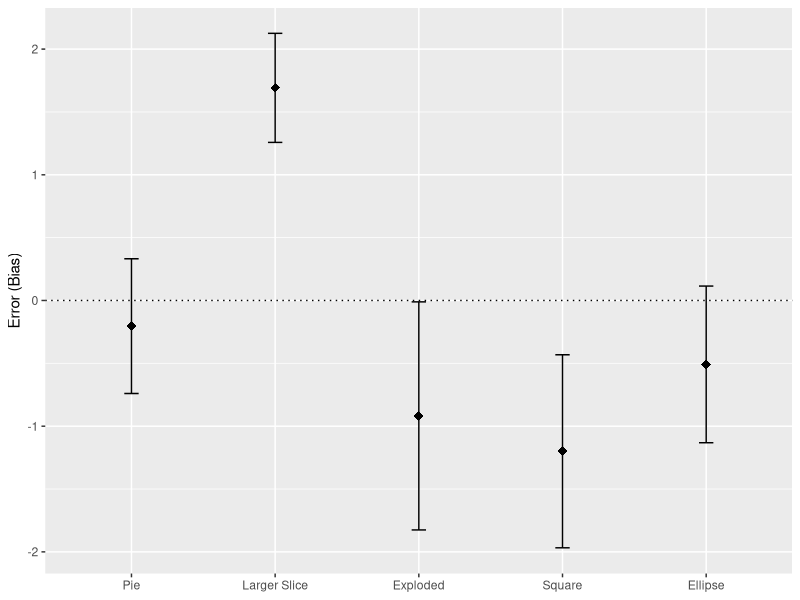
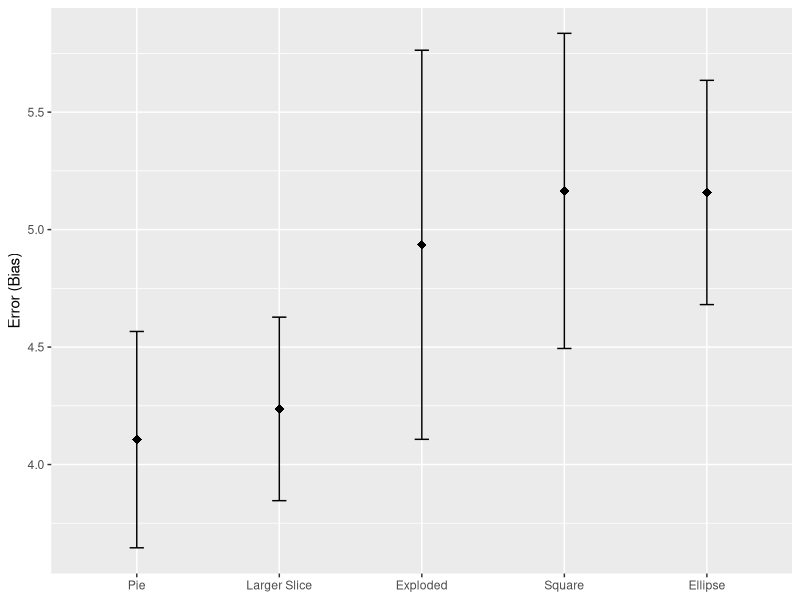
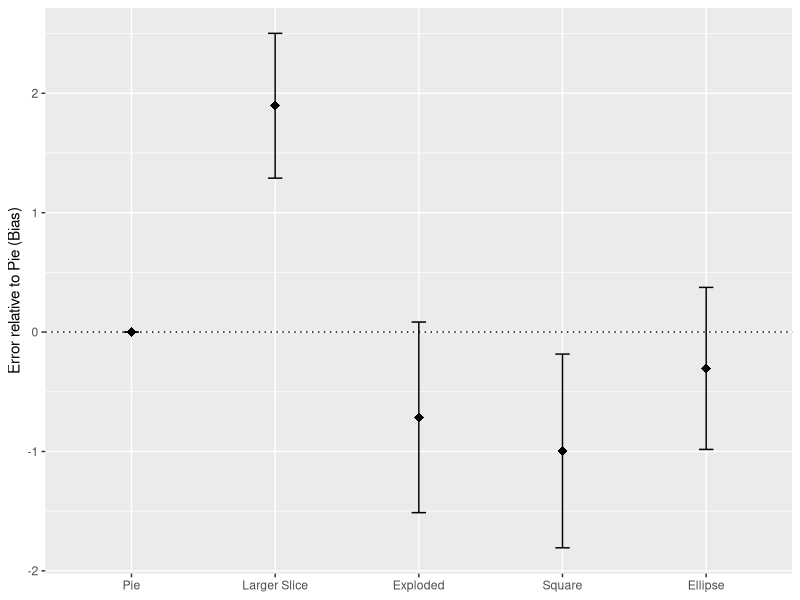
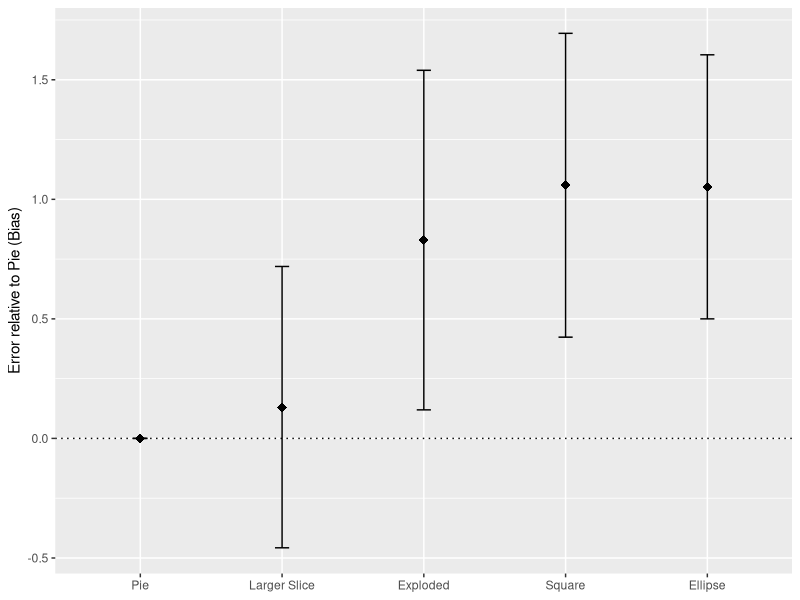

Write the R code that produced these figures, in order.
library(dplyr)
library(ggplot2)

lowerCI <- function(v) {
	mean(v) - sd(v)*1.96/sqrt(length(v))
}

upperCI <- function(v) {
	mean(v) + sd(v)*1.96/sqrt(length(v))
}

plotCIs <- function(dataFrame, variable, label, zeroLine=FALSE) {
	p <- ggplot(dataFrame, aes(x=chart.type, fill=chart.type, y=variable))
	if (zeroLine) {
		p <- p + geom_hline(yintercept=0, linetype="dotted")
	}
	p <- p +
		stat_summary(fun.ymin=lowerCI, fun.ymax=upperCI, geom="errorbar", aes(width=.1)) +
		stat_summary(fun.y=mean, geom="point", shape=18, size=3, show.legend = FALSE) + 
		labs(x = NULL, y = label)
	p
}

setwd("~/Documents/src/pie-summaries")

# pie-variations variations
variations <- read.csv("data/pie-variations-enriched.csv")

variationsFiltered <- variations %>%
	filter(workerID != "QV69HK91") %>% # filter out the guy who answered in degress rather than percent
	mutate(chart.type = factor(chart.type,
							   levels=c('pie', 'outerRadius', 'exploded',  'square', 'ellipse'),
							   labels=c('Pie', 'Larger Slice', 'Exploded', 'Square', 'Ellipse')),
		   absError = abs(judged.true),
		   opposite = (abs(opposite.ans-correct.ans) < absError) & (abs(50-correct.ans) > 5))

variationsAggregated <- variationsFiltered %>%
	group_by(chart.type, workerID) %>%
	summarize(meanError = mean(judged.true),
			  ci95Error = sd(judged.true)*1.96/sqrt(n()),
			  meanAbsError = mean(abs(judged.true)),
			  ci95AbsError = sd(abs(judged.true))*1.96/sqrt(n())
	)

# Only pick pie charts
pieChartsOnly <- variationsAggregated %>%
	filter(chart.type == "Pie") %>%
	select(workerID,
		   pie_meanError = meanError,
		   pie_meanAbsError = meanAbsError,
		   chartPie = chart.type) # since we can't seem to get rid of the chart.type column

# join pieChartsOnly back in to calculate difference from pie error per person
variationsJoined <- pieChartsOnly %>%
	left_join(variationsAggregated, by=c("workerID")) %>%
	mutate(
		pieDifferenceMeanError = meanError-pie_meanError,
		pieDifferenceMeanAbsError = meanAbsError-pie_meanAbsError)

plotCIs(variationsAggregated, variationsAggregated$meanError, "Error (Bias)", TRUE)

plotCIs(variationsAggregated, variationsAggregated$meanAbsError, "Error (Bias)")

plotCIs(variationsJoined, variationsJoined$pieDifferenceMeanError, "Error relative to Pie (Bias)", TRUE)

plotCIs(variationsJoined, variationsJoined$pieDifferenceMeanAbsError, "Error relative to Pie (Bias)", TRUE)

